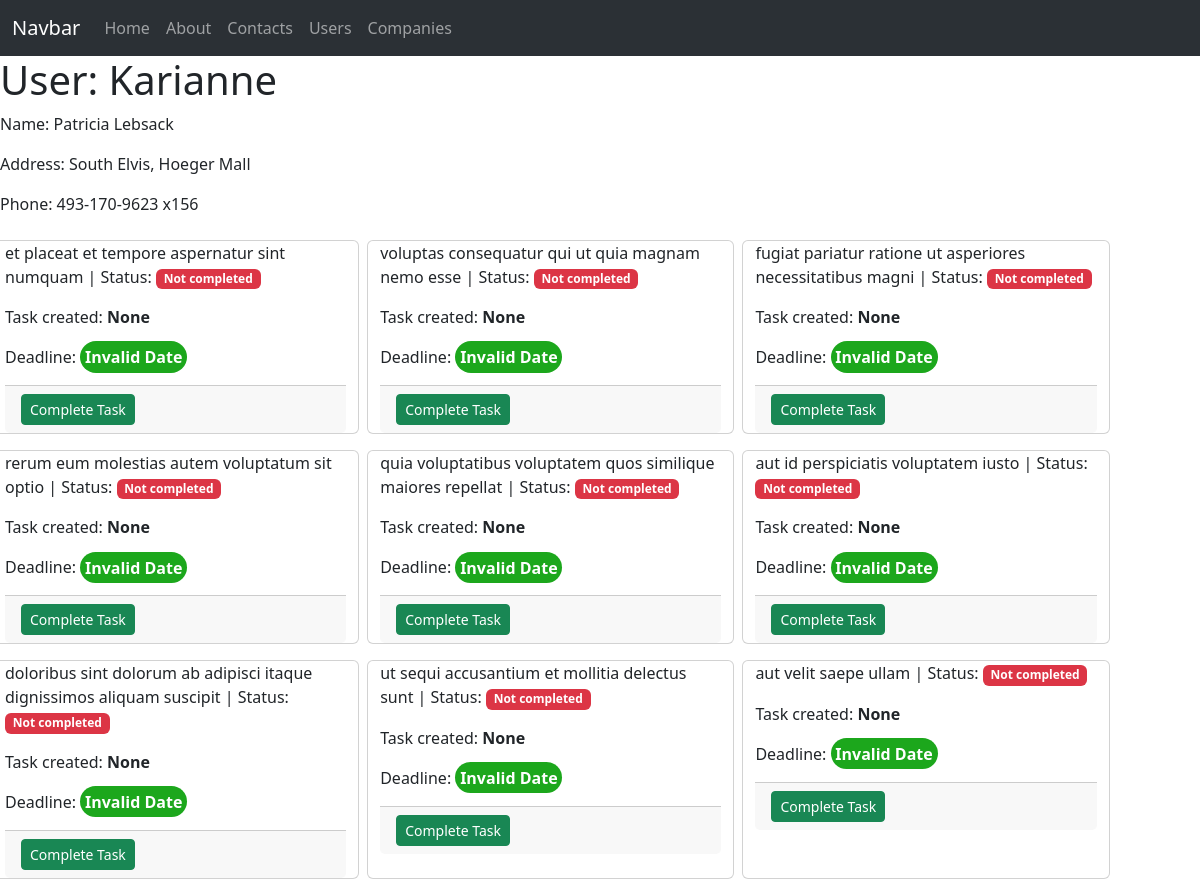
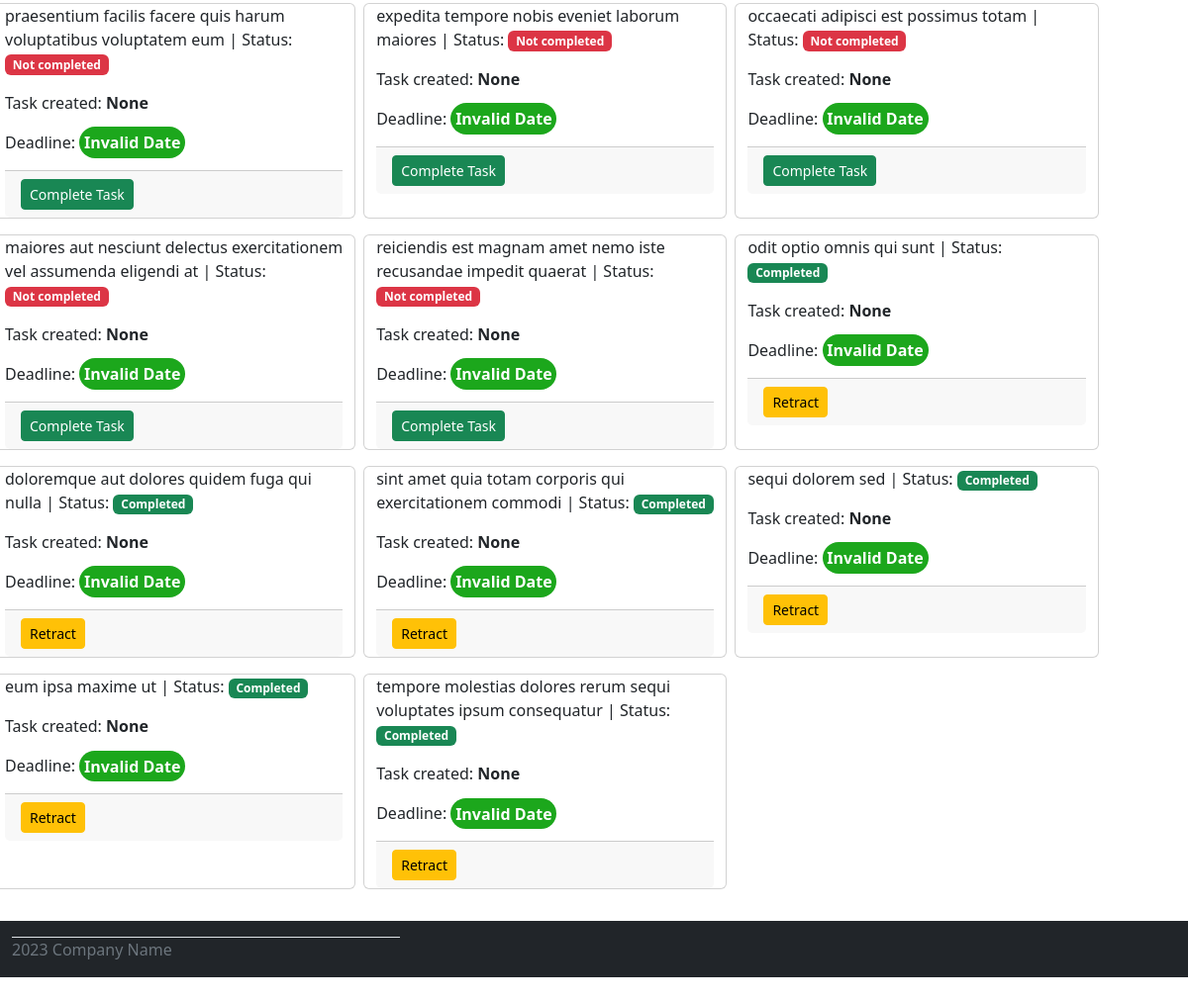
The page /users/4 on the database its author committed (2 pictures, top to bottom).
### models.py (models this page shows)
class User(db.Model):
    id = db.Column(db.Integer, primary_key=True)
    name = db.Column(db.String(80), index=True)
    username = db.Column(db.String(80), index=True, unique=True)
    email = db.Column(db.String(255), index=True, unique=True)
    street = db.Column(db.String(255))
    city = db.Column(db.String(255), index=True)
    phone = db.Column(db.String(255))
    company_id = db.Column(db.Integer, db.ForeignKey('company.id'))

class ToDo(db.Model):
    id = db.Column(db.Integer, primary_key=True)
    title = db.Column(db.String(255))
    user_id = db.Column(db.Integer, db.ForeignKey('user.id'))
    created_at = db.Column(db.DateTime, default='2024-01-05 12:00:00')
    deadline = db.Column(db.DateTime)
    completed = db.Column(db.Boolean, index=True, default=False)

### routes.py (the view)
@app.route('/users/<id>')
def user(id):
    instance = User.query.get(id)
    user_todos = ToDo.query.filter_by(user_id=id).order_by('completed')
    return render_template('user_page.html', title="О пользователе",
                           user=instance, todos=user_todos)

### templates/user_page.html (shortened to what this page needs)
{% extends 'base.html' %}
{% block content %}
    {% if user %}
        <h1>User: {{ user.username }}</h1>
        <p>Name: {{ user.name }}</p>
        <p>Address: {{ user.city }}, {{ user.street }}</p>
        <p>Phone: {{ user.phone }}</p>
    {% endif %}
    <div class="row">
        {% for todo in todos %}
            <div class="card mx-1 my-2 task-card" style="width: 30%">
                <p>{{ todo.title }} | Status:
                {% if todo.completed %}
                    <span class="badge bg-success">Completed</span>
                {% else %}
                    <span class="badge bg-danger">Not completed</span>
                {% endif %}</p>
                <p>Task created: <b>{{ todo.created_at }}</b></p>
                <p>Deadline: <b class="deadline">{{ todo.deadline }}</b></p>
                <div class="card-footer">
                    {% if todo.completed %}
                        <a href="../todos/{{ todo.id }}/not-completed" class="btn btn-warning btn-sm">Retract</a>
                    {% else %}
                        <a href="../todos/{{ todo.id }}/completed" class="btn btn-success btn-sm">Complete Task</a>
                    {% endif %}
                </div>
            </div>
        {% endfor %}
    </div>
{% endblock %}

### static/style.css (style rules this page uses)
.row { display: flex; flex-direction: row; flex-wrap: wrap; }
.text-green { background: #1ca71c; color: #fff; font-weight: bold; padding: 0.3em; border-radius: 20px; }

### rows shown on the page
User: username "Karianne", name "Patricia Lebsack", city "South Elvis", street "Hoeger Mall", phone "493-170-9623 x156"
ToDo: title "et placeat et tempore aspernatur sint numquam", completed "Not completed", created_at "None"
ToDo: title "voluptas consequatur qui ut quia magnam nemo esse", completed "Not completed", created_at "None"
ToDo: title "fugiat pariatur ratione ut asperiores necessitatibus magni", completed "Not completed", created_at "None"
ToDo: title "rerum eum molestias autem voluptatum sit optio", completed "Not completed", created_at "None"
ToDo: title "quia voluptatibus voluptatem quos similique maiores repellat", completed "Not completed", created_at "None"
ToDo: title "aut id perspiciatis voluptatem iusto", completed "Not completed", created_at "None"
ToDo: title "doloribus sint dolorum ab adipisci itaque dignissimos aliquam suscipit", completed "Not completed", created_at "None"
ToDo: title "ut sequi accusantium et mollitia delectus sunt", completed "Not completed", created_at "None"
ToDo: title "aut velit saepe ullam", completed "Not completed", created_at "None"
ToDo: title "praesentium facilis facere quis harum voluptatibus voluptatem eum", completed "Not completed", created_at "None"
ToDo: title "expedita tempore nobis eveniet laborum maiores", completed "Not completed", created_at "None"
ToDo: title "occaecati adipisci est possimus totam", completed "Not completed", created_at "None"
ToDo: title "maiores aut nesciunt delectus exercitationem vel assumenda eligendi at", completed "Not completed", created_at "None"
ToDo: title "reiciendis est magnam amet nemo iste recusandae impedit quaerat", completed "Not completed", created_at "None"
ToDo: title "odit optio omnis qui sunt", completed "Completed", created_at "None"
ToDo: title "doloremque aut dolores quidem fuga qui nulla", completed "Completed", created_at "None"
ToDo: title "sint amet quia totam corporis qui exercitationem commodi", completed "Completed", created_at "None"
ToDo: title "sequi dolorem sed", completed "Completed", created_at "None"
ToDo: title "eum ipsa maxime ut", completed "Completed", created_at "None"
ToDo: title "tempore molestias dolores rerum sequi voluptates ipsum consequatur", completed "Completed", created_at "None"
